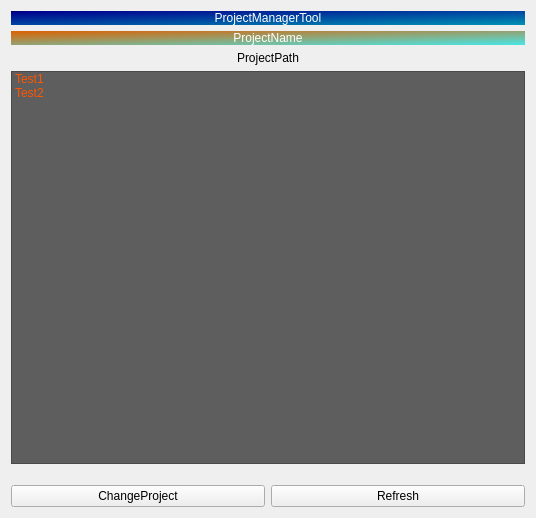
<?xml version="1.0" encoding="UTF-8"?>
<ui version="4.0">
 <class>Form</class>
 <widget class="QWidget" name="Form">
  <property name="geometry">
   <rect>
    <x>0</x>
    <y>0</y>
    <width>536</width>
    <height>518</height>
   </rect>
  </property>
  <property name="windowTitle">
   <string>Form</string>
  </property>
  <layout class="QGridLayout" name="gridLayout">
   <item row="0" column="0">
    <layout class="QVBoxLayout" name="verticalLayout">
     <item>
      <widget class="QLabel" name="ToolTitle">
       <property name="styleSheet">
        <string notr="true">font: 20pt &quot;Microsoft YaHei UI&quot;;
background-color: qlineargradient(spread:pad, x1:0, y1:0, x2:1, y2:1, stop:0 rgba(0, 0, 0, 255), stop:0.0340909 rgba(0, 0, 142, 255), stop:1 rgba(0, 146, 180, 255));
color: rgb(255, 255, 255);

border-width:5px;</string>
       </property>
       <property name="text">
        <string>ProjectManagerTool</string>
       </property>
       <property name="textFormat">
        <enum>Qt::AutoText</enum>
       </property>
       <property name="alignment">
        <set>Qt::AlignCenter</set>
       </property>
      </widget>
     </item>
     <item>
      <widget class="QLabel" name="ProjectName">
       <property name="styleSheet">
        <string notr="true">color: rgb(255, 255, 255);
font: 14pt &quot;Microsoft YaHei UI&quot;;
color: rgb(255, 255, 255);
background-color: qlineargradient(spread:pad, x1:0, y1:0, x2:1, y2:1, stop:0 rgba(221, 96, 0, 255), stop:1 rgba(72, 230, 230, 255));
gridline-color: rgb(255, 170, 0);

border-width:5px;
border-radius:10ps;</string>
       </property>
       <property name="text">
        <string>ProjectName</string>
       </property>
       <property name="alignment">
        <set>Qt::AlignCenter</set>
       </property>
      </widget>
     </item>
     <item>
      <widget class="QLabel" name="ProjectPath">
       <property name="styleSheet">
        <string notr="true">font: 14pt &quot;Microsoft YaHei UI&quot;;
font: 700 9pt &quot;Microsoft YaHei UI&quot;;</string>
       </property>
       <property name="text">
        <string>ProjectPath</string>
       </property>
       <property name="alignment">
        <set>Qt::AlignCenter</set>
       </property>
      </widget>
     </item>
     <item>
      <widget class="QListWidget" name="FileList">
       <property name="sizePolicy">
        <sizepolicy hsizetype="Expanding" vsizetype="Expanding">
         <horstretch>0</horstretch>
         <verstretch>1</verstretch>
        </sizepolicy>
       </property>
       <property name="styleSheet">
        <string notr="true">font: 14pt &quot;Microsoft YaHei UI&quot;;
background-color: rgb(94, 94, 94);
alternate-background-color: rgb(0, 255, 255);
color: rgb(255, 85, 0);</string>
       </property>
       <item>
        <property name="text">
         <string>Test1</string>
        </property>
       </item>
       <item>
        <property name="text">
         <string>Test2</string>
        </property>
       </item>
      </widget>
     </item>
     <item>
      <spacer name="verticalSpacer">
       <property name="orientation">
        <enum>Qt::Vertical</enum>
       </property>
       <property name="sizeHint" stdset="0">
        <size>
         <width>20</width>
         <height>15</height>
        </size>
       </property>
      </spacer>
     </item>
     <item>
      <layout class="QHBoxLayout" name="BtmLayout">
       <item>
        <widget class="QPushButton" name="ChangeBtm">
         <property name="text">
          <string>ChangeProject</string>
         </property>
        </widget>
       </item>
       <item>
        <widget class="QPushButton" name="RefreshBtm">
         <property name="text">
          <string>Refresh</string>
         </property>
        </widget>
       </item>
      </layout>
     </item>
    </layout>
   </item>
  </layout>
 </widget>
 <resources/>
 <connections/>
</ui>
